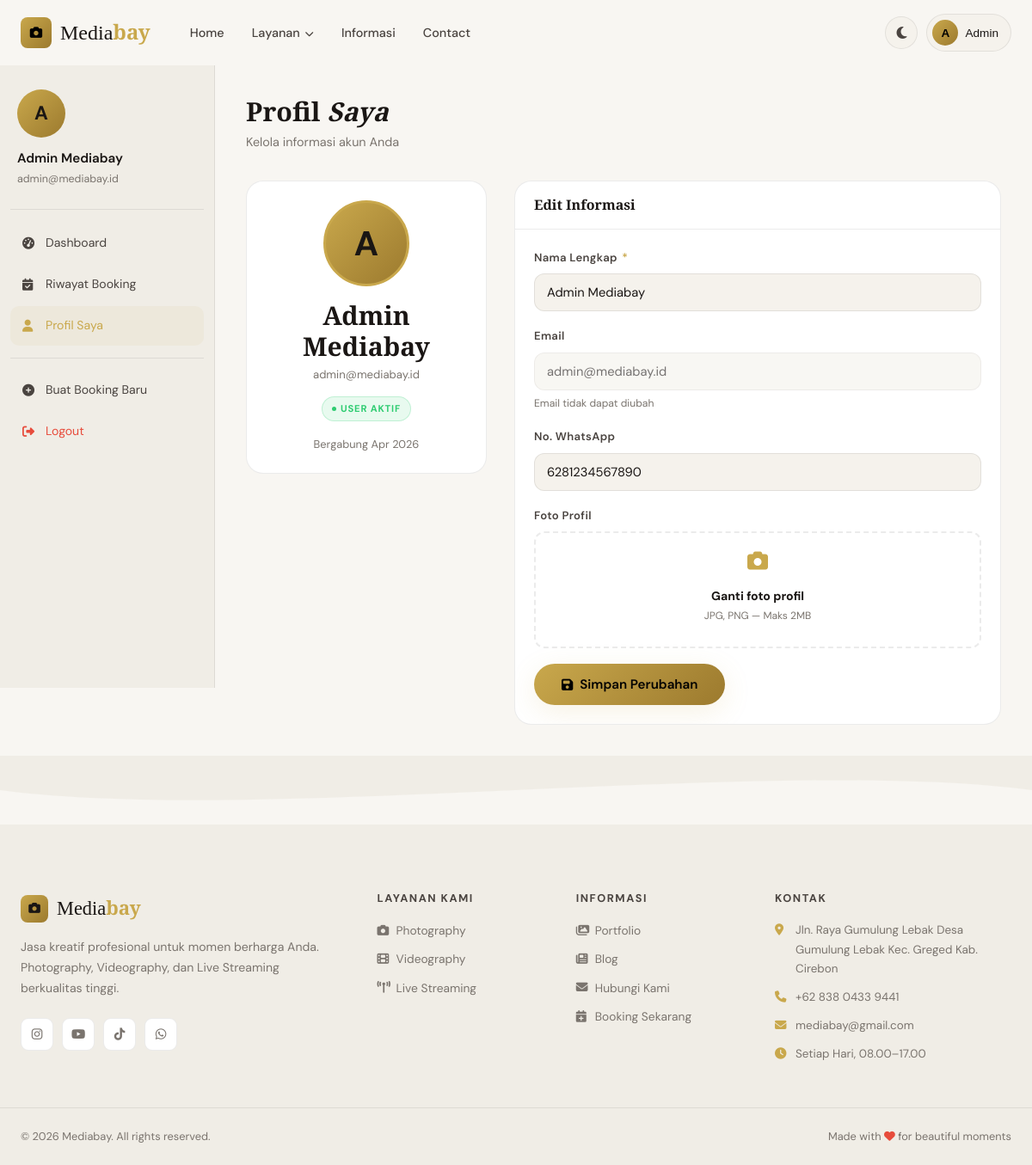
The app's page /dashboard/profil (signed in) with its own data.
### tables this page shows
CREATE TABLE `users` (
  `id` int(11) NOT NULL,
  `name` varchar(150) NOT NULL,
  `email` varchar(150) NOT NULL,
  `phone` varchar(20) DEFAULT NULL,
  `password` varchar(255) NOT NULL,
  `role` enum('user','admin') DEFAULT 'user',
  `avatar` varchar(255) DEFAULT NULL,
  `created_at` timestamp NOT NULL DEFAULT current_timestamp(),
  `updated_at` timestamp NOT NULL DEFAULT current_timestamp() ON UPDATE current_timestamp()
);

CREATE TABLE `categories` (
  `id` int(11) NOT NULL,
  `name` varchar(100) NOT NULL,
  `slug` varchar(100) NOT NULL,
  `icon` varchar(50) DEFAULT NULL,
  `description` text DEFAULT NULL,
  `image` varchar(255) DEFAULT NULL,
  `sort_order` int(11) DEFAULT 0,
  `is_active` tinyint(1) DEFAULT 1,
  `created_at` timestamp NOT NULL DEFAULT current_timestamp()
);

### app/controllers/Controllers.php (called while the page is built, shortened)
<?php
class UserController extends Controller {
    public function profile(): void {
        $user  = (new UserModel())->find($_SESSION['user_id']);
        $this->view('user/profile', compact('user', 'flash'));
    }
}

### public/index.php (called while the page is built, shortened)
<?php
require_once __DIR__ . '/../config/database.php';
require_once __DIR__ . '/../core/Database.php';
require_once __DIR__ . '/../core/Model.php';
require_once __DIR__ . '/../core/Router.php';
require_once __DIR__ . '/../app/models/Models.php';
require_once __DIR__ . '/../app/controllers/Controllers.php';
$scriptDir = dirname($_SERVER['SCRIPT_NAME'] ?? '/index.php');
$basePath  = ($scriptDir === '/' || $scriptDir === '\\') ? '' : rtrim($scriptDir, '/');
$router = new Router($basePath);
$router->dispatch();

### core/Model.php (called while the page is built, shortened)
<?php
abstract class Model {
    protected PDO $db;
    protected string $table = '';
    protected string $primaryKey = 'id';
    public function __construct() {
        $this->db = Database::getInstance();
    }
    public function find(int $id): ?array {
        $stmt = $this->db->prepare("SELECT * FROM {$this->table} WHERE {$this->primaryKey} = ?");
        $stmt->execute([$id]);
        $result = $stmt->fetch();
        return $result ?: null;
    }
}

### core/Database.php (called while the page is built)
<?php
class Database {
    private static ?PDO $instance = null;
    public static function getInstance(): PDO {
        if (self::$instance === null) {
            try {
                $dsn = "mysql:host=" . DB_HOST . ";dbname=" . DB_NAME . ";charset=" . DB_CHARSET;
                self::$instance = new PDO($dsn, DB_USER, DB_PASS, [
                    PDO::ATTR_ERRMODE            => PDO::ERRMODE_EXCEPTION,
                    PDO::ATTR_DEFAULT_FETCH_MODE => PDO::FETCH_ASSOC,
                    PDO::ATTR_EMULATE_PREPARES   => false,
                ]);
            } catch (PDOException $e) {
                die(json_encode(['error' => 'Database connection failed: ' . $e->getMessage()]));
            }
        }
        return self::$instance;
    }
}

### app/models/Models.php (called while the page is built, shortened)
<?php
class CategoryModel extends Model {
    public function getActive(): array {
        $stmt = $this->db->query("SELECT * FROM categories WHERE is_active=1 ORDER BY sort_order ASC");
        return $stmt->fetchAll();
    }
}

### app/views/user/profile.php (the view, shortened to what this page needs)
<div class="dashboard-layout">
  <?php require __DIR__ . '/../partials/user_sidebar.php'; ?>
  <div class="dashboard-main">
    <div class="page-header">
      <h1>Profil <em>Saya</em></h1>
      <p>Kelola informasi akun Anda</p>
    </div>
    <div style="display:grid;grid-template-columns:280px 1fr;gap:32px;align-items:start" class="profile-layout">
      <div class="card">
        <div class="card-body" style="text-align:center">
          <div style="position:relative;display:inline-block;margin-bottom:16px">
            <?php if (!empty($user['avatar'])): ?>
            <img src="<?= BASE_URL ?>/uploads/avatars/<?= htmlspecialchars($user['avatar']) ?>"
                 style="width:100px;height:100px;border-radius:50%;object-fit:cover;border:3px solid var(--gold)">
            <?php else: ?>
            <div style="width:100px;height:100px;border-radius:50%;background:linear-gradient(135deg,var(--gold),var(--gold-dark));display:grid;place-items:center;font-size:2.5rem;font-weight:700;color:var(--dark);border:3px solid var(--gold)">
              <?= strtoupper(substr($user['name'], 0, 1)) ?>
            </div>
            <?php endif; ?>
          </div>
          <h3 style="margin-bottom:4px"><?= htmlspecialchars($user['name']) ?></h3>
          <p style="font-size:0.82rem;color:var(--text-muted)"><?= htmlspecialchars($user['email']) ?></p>
          <div style="margin-top:12px">
            <span class="badge badge-approved">User Aktif</span>
          </div>
          <div style="margin-top:16px;font-size:0.8rem;color:var(--text-muted)">
            Bergabung <?= date('M Y', strtotime($user['created_at'])) ?>
          </div>
        </div>
      </div>
      <div class="card">
        <div class="card-header"><h3>Edit Informasi</h3></div>
        <div class="card-body">
          <form method="POST" action="<?= BASE_URL ?>/dashboard/profil" enctype="multipart/form-data">
            <div class="form-group">
              <label class="form-label">Nama Lengkap <span class="required">*</span></label>
              <input type="text" name="name" class="form-control" value="<?= htmlspecialchars($user['name']) ?>" required>
            </div>
            <div class="form-group">
              <label class="form-label">Email</label>
              <input type="email" class="form-control" value="<?= htmlspecialchars($user['email']) ?>" disabled style="opacity:0.6;cursor:not-allowed">
              <div class="form-hint">Email tidak dapat diubah</div>
            </div>
            <div class="form-group">
              <label class="form-label">No. WhatsApp</label>
              <input type="tel" name="phone" class="form-control" value="<?= htmlspecialchars($user['phone'] ?? '') ?>" placeholder="628xxxxxxxxxx">
            </div>
            <div class="form-group">
              <label class="form-label">Foto Profil</label>
              <label class="upload-area" for="avatar_input" style="padding:20px">
                <i class="fas fa-camera" style="font-size:1.5rem"></i>
                <p style="margin-top:8px"><strong>Ganti foto profil</strong></p>
                <p style="font-size:0.75rem">JPG, PNG — Maks 2MB</p>
              </label>
            </div>
            <button type="submit" class="btn btn-primary">
              <i class="fas fa-save"></i> Simpan Perubahan
            </button>
          </form>
        </div>
      </div>
    </div>
  </div>
</div>

### core/Router.php (shortened to what this page needs)
<?php
class Router {
    private array $routes = [];
    private function addRoute(string $method, string $path, string $controller, string $action): void {
        $this->routes[] = [
            'method'     => $method,
            'path'       => $path,
            'controller' => $controller,
            'action'     => $action,
            'pattern'    => $this->pathToPattern($path),
        ];
    }
    private function pathToPattern(string $path): string {
        $pattern = preg_replace('/\/:([^\/]+)/', '/(?P<$1>[^/]+)', $path);
        return '#^' . $pattern . '$#';
    }
    public function dispatch(): void {
        $requestUri = parse_url($_SERVER['REQUEST_URI'], PHP_URL_PATH);
        $requestUri = rawurldecode($requestUri);
        $requestUri = '/' . ltrim($requestUri, '/');
        if ($requestUri !== '/') {
            $requestUri = rtrim($requestUri, '/');
        }
        $requestMethod = $_SERVER['REQUEST_METHOD'];
        foreach ($this->routes as $route) {
            if (($route['method'] === $requestMethod || $route['method'] === 'ANY') &&
                preg_match($route['pattern'], $requestUri, $matches)) {
                $params = array_filter($matches, fn($k) => !is_int($k), ARRAY_FILTER_USE_KEY);
                $this->invoke($route['controller'], $route['action'], $params);
                return;
            }
        }
    }
    private function invoke(string $controllerName, string $action, array $params): void {
        $controller = new $controllerName();
        call_user_func_array([$controller, $action], $params);
    }
}

### app/views/partials/footer.php
<?php
$footerCategories = (new CategoryModel())->getActive();
$iconMap = [
    'photography'    => 'camera',
    'videography'    => 'film',
    'live-streaming' => 'tower-broadcast',
];
?>
<footer class="footer">
    <div class="footer-wave">
        <svg viewBox="0 0 1440 80" preserveAspectRatio="none">
            <path d="M0,40 C360,80 1080,0 1440,40 L1440,80 L0,80 Z" fill="currentColor"/>
        </svg>
    </div>
    <div class="footer-body">
        <div class="footer-container">
            <div class="footer-col footer-brand">
                <div class="footer-logo">
                    <span class="logo-icon" style="width:32px;height:32px;border-radius:8px;background:linear-gradient(135deg,var(--gold),var(--gold-dark));display:inline-grid;place-items:center;color:var(--dark);font-size:0.85rem">
                        <i class="fas fa-camera"></i>
                    </span>
                    <span>Media<strong>bay</strong></span>
                </div>
                <p>Jasa kreatif profesional untuk momen berharga Anda. Photography, Videography, dan Live Streaming berkualitas tinggi.</p>
                <div class="footer-social">
                    <a href="https://www.instagram.com/mediabayhd?utm_source=ig_web_button_share_sheet&igsh=ZDNlZDc0MzIxNw==" aria-label="Instagram"><i class="fab fa-instagram"></i></a>
                    <a href="https://youtube.com/@mediabayhd?si=j1iJ98egsUOuwnk2" aria-label="YouTube"><i class="fab fa-youtube"></i></a>
                    <a href="#" aria-label="TikTok"><i class="fab fa-tiktok"></i></a>
                    <a href="#" aria-label="WhatsApp"><i class="fab fa-whatsapp"></i></a>
                </div>
            </div>
            <div class="footer-col">
                <h4>Layanan Kami</h4>
                <ul>
                    <?php foreach($footerCategories as $cat):
                        $icon = $iconMap[$cat['slug']] ?? ($cat['icon'] ?? 'circle');
                    ?>
                    <li>
                        <a href="<?= BASE_URL ?>/layanan/<?= htmlspecialchars($cat['slug']) ?>">
                            <i class="fas fa-<?= $icon ?>"></i>
                            <?= htmlspecialchars($cat['name']) ?>
                        </a>
                    </li>
                    <?php endforeach; ?>
                </ul>
            </div>
            <div class="footer-col">
                <h4>Informasi</h4>
                <ul>
                    <li><a href="<?= BASE_URL ?>/informasi"><i class="fas fa-images"></i> Portfolio</a></li>
                    <li><a href="<?= BASE_URL ?>/informasi"><i class="fas fa-newspaper"></i> Blog</a></li>
                    <li><a href="<?= BASE_URL ?>/contact"><i class="fas fa-envelope"></i> Hubungi Kami</a></li>
                    <li><a href="<?= BASE_URL ?>/booking"><i class="fas fa-calendar-plus"></i> Booking Sekarang</a></li>
                </ul>
            </div>
            <div class="footer-col">
                <h4>Kontak</h4>
                <ul class="footer-contact">
                    <li><i class="fas fa-map-marker-alt"></i> Jln. Raya Gumulung Lebak Desa Gumulung Lebak Kec. Greged Kab. Cirebon</li>
                    <li><i class="fas fa-phone"></i> +62 838 0433 9441</li>
                    <li><i class="fas fa-envelope"></i> mediabay@gmail.com</li>
                    <li><i class="fas fa-clock"></i> Setiap Hari, 08.00–17.00</li>
                </ul>
            </div>
        </div>
        <div class="footer-bottom">
            <p>&copy; <?= date('Y') ?> Mediabay. All rights reserved.</p>
            <p>Made with <i class="fas fa-heart" style="color:#e74c3c"></i> for beautiful moments</p>
        </div>
    </div>
</footer>

### records on screen
users: name "A", name "Admin Mediabay", email "admin@mediabay.id", created_at "Apr 2026", phone "6281234567890"
categories: name "Photography"
categories: name "Videography"
categories: name "Live Streaming"
